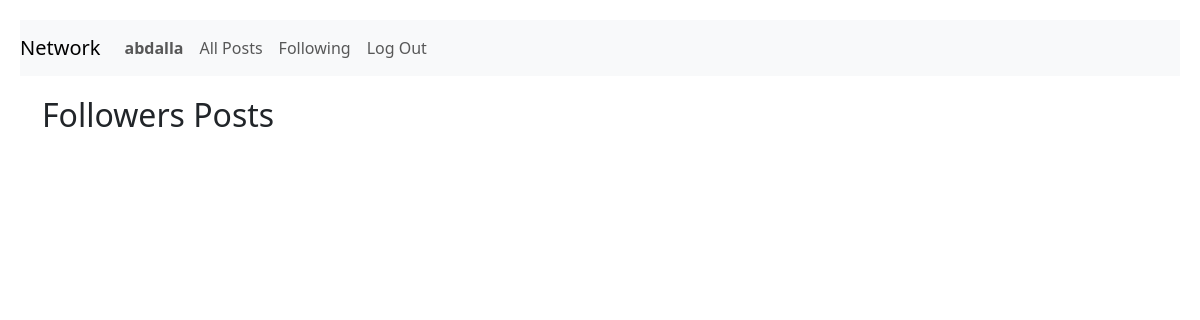
Page /following (signed in) on the earlier database version.
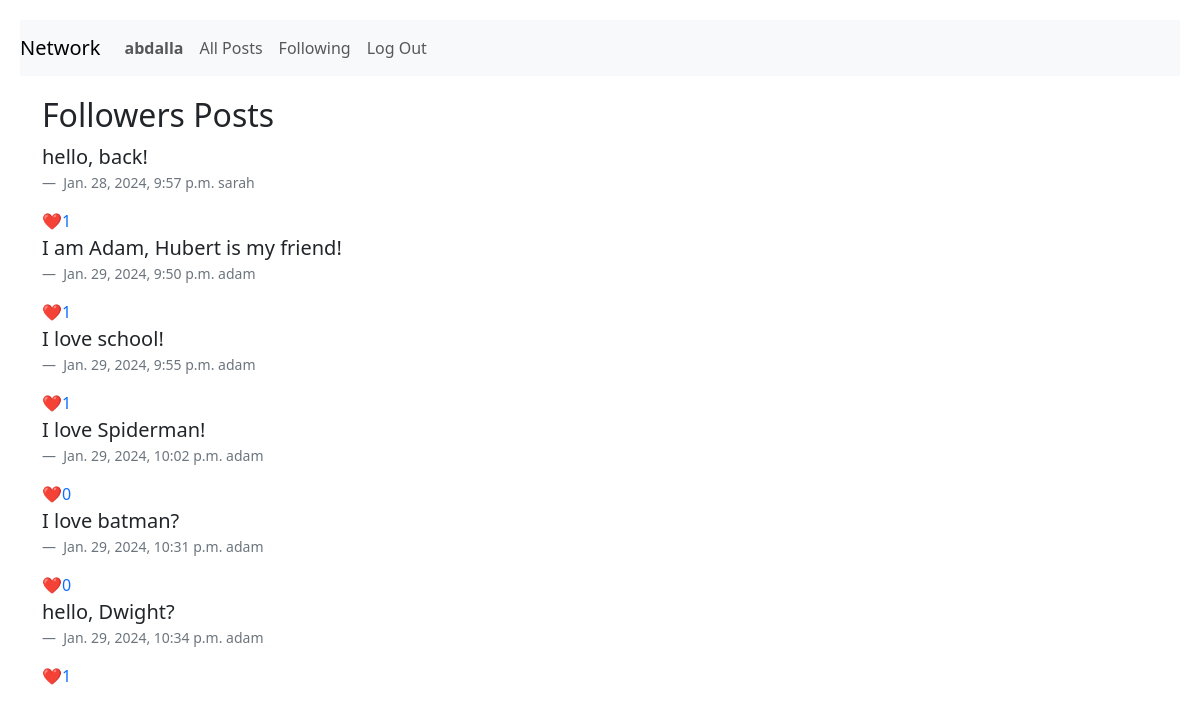
Same page on the later database version.
### network/models.py (models this page shows, shortened)
class TimeStampedModel(models.Model):
    created_at = models.DateTimeField(auto_now_add=True)
    updated_at = models.DateTimeField(auto_now=True)
    class Meta:
        abstract = True

class Post(TimeStampedModel):
    created = TimeStampedModel.created_at
    body = models.CharField(max_length=300)
    user = models.ForeignKey(settings.AUTH_USER_MODEL, on_delete=models.CASCADE, null=True)
    likes = models.IntegerField(blank=True)
    reactions = models.ManyToManyField(settings.AUTH_USER_MODEL, related_name="user_reactions", symmetrical=False)

class User(AbstractUser):
    pass

### network/views.py (the view)
# urls.py: path("following", views.view_following, name="following"),
def view_following(request):
    following = Follow.objects.filter(pk=request.user.id)
    return render(
        request,
        "network/following.html",
        {
            "following": following,
            "posts": Post.objects.all()
        },
    )

### network/templates/network/following.html
{% extends "network/layout.html" %}
{% block body %}
<h2>Followers Posts</h2>
{% for follow in following.all %}
{% for user in follow.following.all %}
{% for post in posts.all %}
{% if post.user == user %}
<blockquote class="blockquote">
    {{ post.body | linebreaks }}
</blockquote>
<figcaption class="blockquote-footer">
    {{ post.created }}
    {{ post.user}}
</figcaption>
{% if post.user|stringformat:"s" != request.user.username %}
<a class="likes" href="{% url 'like' post.id %}">❤️{{ post.likes }}</a>
{% else %}
<a class="likes" href="#">❤️{{ post.likes }}</a>
{% endif %}
{% endif %}
{% endfor %}
{% endfor %}
{% endfor %}
{% endblock %}

Differences in the rows shown:
now on this page (row unchanged): Post: body "hello, back!", created "Jan. 28, 2024, 9:57 p.m.", user "sarah", likes "1"
added Post: body "I am Adam, Hubert is my friend!", created "Jan. 29, 2024, 9:50 p.m.", user "adam", likes "1"
added Post: body "I love school!", created "Jan. 29, 2024, 9:55 p.m.", user "adam", likes "1"
added Post: body "I love Spiderman!", created "Jan. 29, 2024, 10:02 p.m.", user "adam", likes "0"
added Post: body "I love batman?", created "Jan. 29, 2024, 10:31 p.m.", user "adam", likes "0"
added Post: body "hello, Dwight?", created "Jan. 29, 2024, 10:34 p.m.", user "adam", likes "1"
